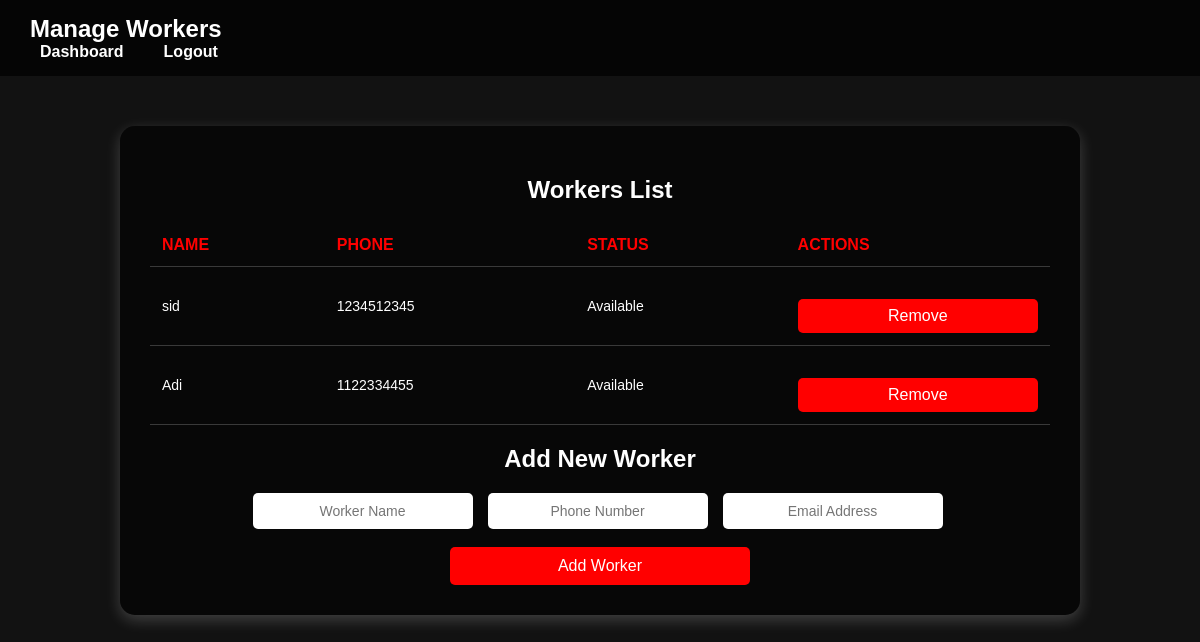
The app's page /manage-workers/ (signed in), older data.
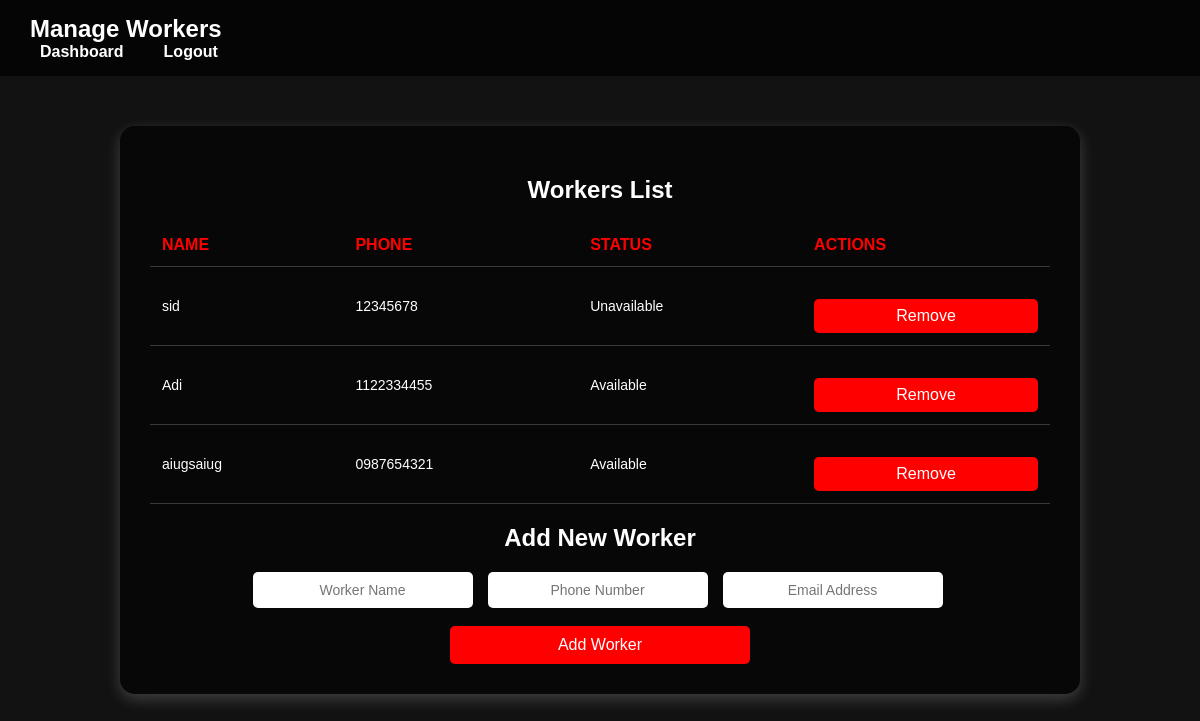
The same page, newer data.
### myapp/models.py (models this page shows, shortened)
class Worker(models.Model):
    garage = models.ForeignKey('Garage', on_delete=models.CASCADE)
    name = models.CharField(max_length=100)
    phone = models.CharField(max_length=15)
    email = models.EmailField(null=True, blank=True)
    STATUS_CHOICES = [
        ('available', 'Available'),
        ('assigned', 'Assigned'),
        ('unavailable', 'Unavailable'),
    ]
    status = models.CharField(max_length=11, choices=STATUS_CHOICES, default='available')
    current_request = models.ForeignKey('Request', null=True, blank=True, on_delete=models.SET_NULL, related_name='assigned_worker')  # Add related_name
    is_active = models.BooleanField(default=True)  # This is the toggle

### myapp/views.py (the view, shortened to what this page needs)
# urls.py: path('manage-workers/', views.manage_workers, name='manage_workers'),
def manage_workers(request):
    garage_id = request.session.get('garage_id')
    if not garage_id:
        return redirect('garage_owner_login')
    garage = Garage.objects.get(id=garage_id)
    workers = Worker.objects.filter(garage=garage)  # Fetch all workers of this garage
    return render(request, 'manage_worker.html', {'garage': garage, 'workers': workers})

### templates/manage_worker.html (shortened to what this page needs)
{% load static %}
<!DOCTYPE html>
<html lang="en">
<head>
    <link rel="stylesheet" href="{% static 'css/manage_workers.css' %}">
</head>
<body>
    <header>
        <nav>
            <h1>Manage Workers</h1>
            <ul>
                <li><a href="{% url 'garage_dashboard' %}">Dashboard</a></li>
                <li><a href="{% url 'logout' %}">Logout</a></li>
            </ul>
        </nav>
    </header>
    <section class="worker-management">
        <h2>Workers List</h2>
        <table>
            <tr>
                <th>Name</th>
                <th>Phone</th>
                <th>Status</th>
                <th>Actions</th>
            </tr>
            {% for worker in workers %}
            <tr>
                <td>{{ worker.name }}</td>
                <td>{{ worker.phone }}</td>
                <td>{{ worker.get_status_display }}</td>
                <td>
                    <form action="{% url 'remove_worker' worker.id %}" method="POST">
                        <button type="submit" class="btn-delete">Remove</button>
                    </form>
                </td>
            </tr>
            {% empty %}
            <tr>
                <td colspan="4">No workers added yet.</td>
            </tr>
            {% endfor %}
        </table>
        <h2>Add New Worker</h2>
        <form action="{% url 'add_worker' %}" method="POST">
            <input type="text" name="name" placeholder="Worker Name" required>
            <input type="tel" name="phone" placeholder="Phone Number" pattern="[\+0-9\-\(\)\s]{10,15}" required>
            <input type="email" name="email" placeholder="Email Address" required>
            <button type="submit">Add Worker</button>
        </form>
    </section>
</body>
</html>

Row changes from the older to the newer data that the page shows:
changed Worker "sid": phone "1234512345" → "12345678"; status "Available" → "Unavailable"
added Worker: name "aiugsaiug", phone "0987654321", status "Available"
